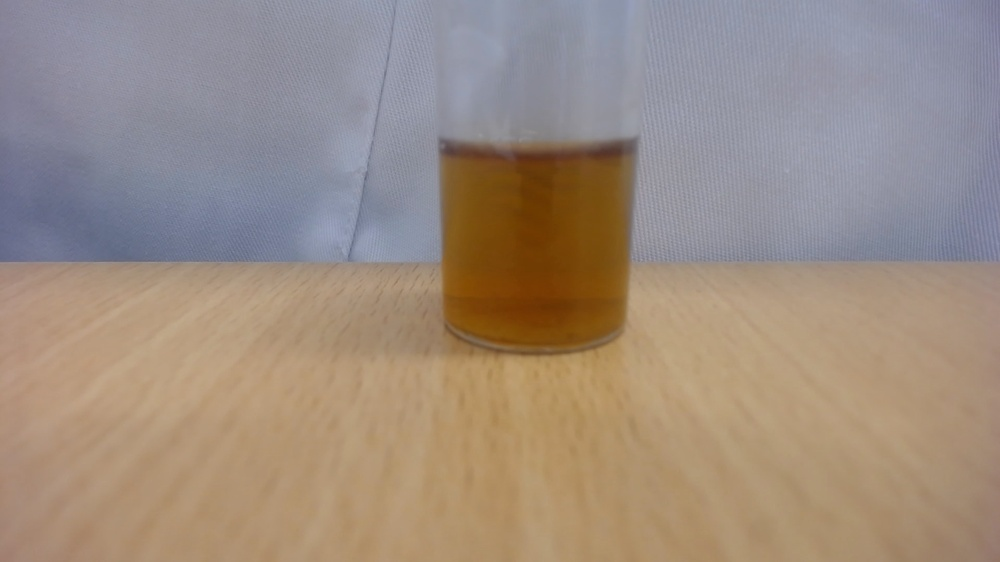
#> input picture skimage/160.jpg, 1000 x 562 px, shrunk from 1920 x 1080 before the run
$ python find_contours_2.py
#> lines starting #> are read from the running program, lines starting #| are printed output that depends on the picture; after the words box and inside, x2 and y2 are one past the last pixel; in counts of white or black regions, pixels touching at a corner belong together
# Your code
import numpy as np
import cv2

im = cv2.imread('160.jpg')
#> im is the input picture: shape (562, 1000, 3); mean B, G, R 128.6, 140.8, 156.6
imgray = cv2.cvtColor(im,cv2.COLOR_BGR2GRAY)
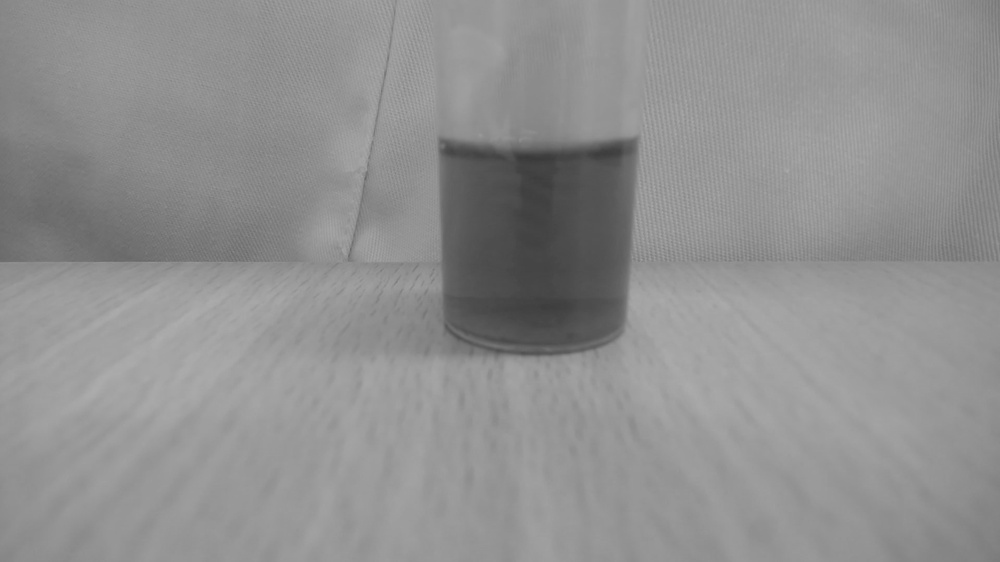
#> imgray: shape (562, 1000); min 57, max 173, mean 144.2
ret,thresh = cv2.threshold(imgray,127,255,0)
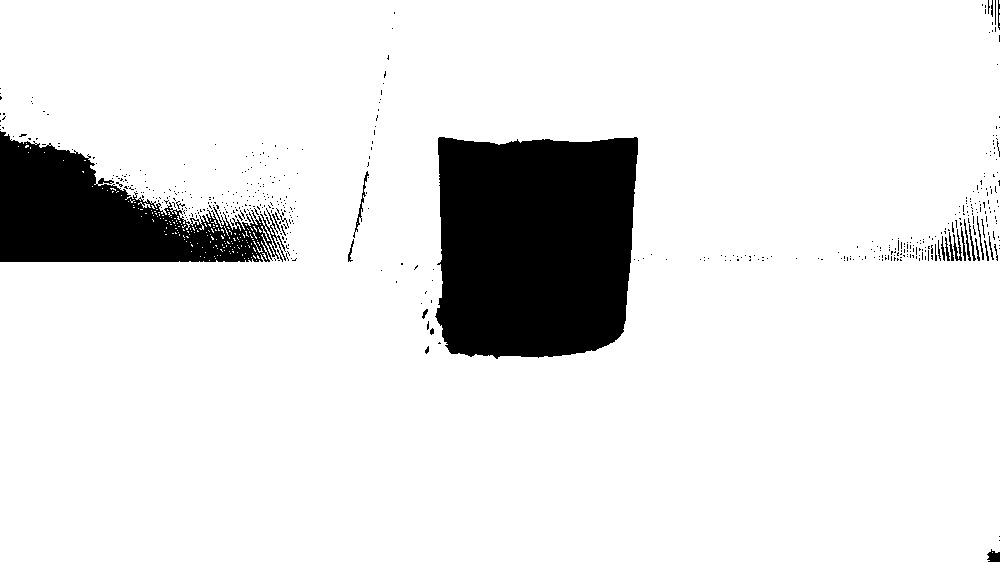
#> thresh: shape (562, 1000); 88.8% white; 513 black regions (483 under 20 px)

## Step #1 - Detect contours using both methods on the same image
contours1, _ = cv2.findContours(thresh,cv2.RETR_TREE,cv2.CHAIN_APPROX_NONE)
#> contours1 = 788 contours, 748 with area under 20; largest, box (x1, y1, x2, y2) and area: (0, 0, 1000, 562) 539794, (434, 136, 639, 360) 40878, (354, 170, 370, 233) 213, (952, 228, 963, 262) 174, (259, 213, 279, 249) 142
contours2, _ = cv2.findContours(thresh,cv2.RETR_TREE,cv2.CHAIN_APPROX_SIMPLE)
#> contours2 has the same summary as contours1

### Step #2 - Reshape to 2D matrices
contours1 = contours1[0].reshape(-1,2)
#> contours1 = [[992, 552]]
contours2 = contours2[0].reshape(-1,2)
#> contours2 = [[992, 552]]

### Step #3 - Draw the points as individual circles in the image
img1 = im.copy()
img2 = im.copy()

for (x, y) in contours1:
    cv2.circle(img1, (x, y), 1, (255, 0, 0), 3)
#> this loop made 1 pass
#> img1: shape (562, 1000, 3); under 0.01% of pixels changed, all inside (x1, y1, x2, y2) = (989, 549, 996, 556)

for (x, y) in contours2:
    cv2.circle(img2, (x, y), 1, (255, 0, 0), 3)

out = np.hstack([img1, img2])
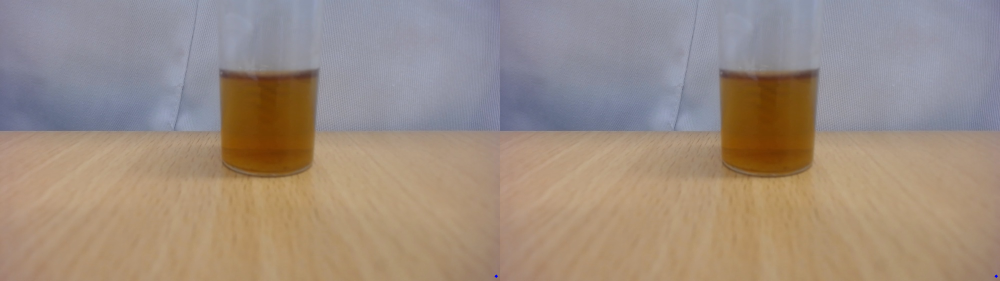
#> out: shape (562, 2000, 3) (shown at 1/2 size); mean B, G, R 128.6, 140.8, 156.6

# Now show the image
cv2.imshow('Output', out)
cv2.imshow("title", im)

cv2.waitKey(0)
cv2.destroyAllWindows()
